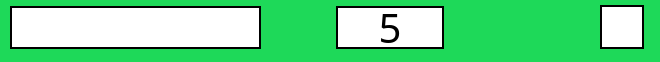
       <widget class="QWidget" name="key22" native="true">
        <property name="sizePolicy">
         <sizepolicy hsizetype="Preferred" vsizetype="Fixed">
          <horstretch>0</horstretch>
          <verstretch>0</verstretch>
         </sizepolicy>
        </property>
        <property name="minimumSize">
         <size>
          <width>0</width>
          <height>55</height>
         </size>
        </property>
        <property name="maximumSize">
         <size>
          <width>16777215</width>
          <height>90</height>
         </size>
        </property>
        <property name="cursor">
         <cursorShape>PointingHandCursor</cursorShape>
        </property>
        <property name="styleSheet">
         <string notr="true">background-color: rgb(30, 217, 89);
</string>
        </property>
        <widget class="QLineEdit" name="game_command22">
         <property name="geometry">
          <rect>
           <x>10</x>
           <y>6</y>
           <width>251</width>
           <height>43</height>
          </rect>
         </property>
         <property name="sizePolicy">
          <sizepolicy hsizetype="Expanding" vsizetype="Preferred">
           <horstretch>0</horstretch>
           <verstretch>0</verstretch>
          </sizepolicy>
         </property>
         <property name="minimumSize">
          <size>
           <width>0</width>
           <height>43</height>
          </size>
         </property>
         <property name="maximumSize">
          <size>
           <width>16777215</width>
           <height>16777215</height>
          </size>
         </property>
         <property name="font">
          <font>
           <family>Berlin Sans FB</family>
           <pointsize>20</pointsize>
          </font>
         </property>
         <property name="styleSheet">
          <string notr="true">background-color: rgb(255, 255, 255);
color: rgb(0, 0, 0);
border-style: solid;
border-width: 2px;
border-color: black;</string>
         </property>
         <property name="inputMask">
          <string notr="true"/>
         </property>
         <property name="maxLength">
          <number>16</number>
         </property>
         <property name="alignment">
          <set>Qt::AlignCenter</set>
         </property>
        </widget>
        <widget class="QLabel" name="key_22_name">
         <property name="geometry">
          <rect>
           <x>336</x>
           <y>6</y>
           <width>108</width>
           <height>43</height>
          </rect>
         </property>
         <property name="font">
          <font>
           <family>Berlin Sans FB</family>
           <pointsize>30</pointsize>
          </font>
         </property>
         <property name="styleSheet">
          <string notr="true">background-color: rgb(255, 255, 255);
border-style: solid;
border-width: 2px;
border-color: black;</string>
         </property>
         <property name="text">
          <string>5</string>
         </property>
         <property name="alignment">
          <set>Qt::AlignCenter</set>
         </property>
        </widget>
        <widget class="QCheckBox" name="checkBox5">
         <property name="geometry">
          <rect>
           <x>600</x>
           <y>2</y>
           <width>51</width>
           <height>51</height>
          </rect>
         </property>
         <property name="styleSheet">
          <string notr="true">QCheckBox::indicator {
     width: 40px;
     height: 40px;
	border-style: solid;
    border-width: 2px;
    border-color: black;
}

QCheckBox::indicator:checked {
  background-color: rgb(7, 113, 240);
}
QCheckBox::indicator:unchecked {
    background-color: rgb(255, 255, 255);
}
</string>
         </property>
         <property name="text">
          <string/>
         </property>
         <property name="iconSize">
          <size>
           <width>23</width>
           <height>28</height>
          </size>
         </property>
         <property name="checkable">
          <bool>true</bool>
         </property>
        </widget>
       </widget>
